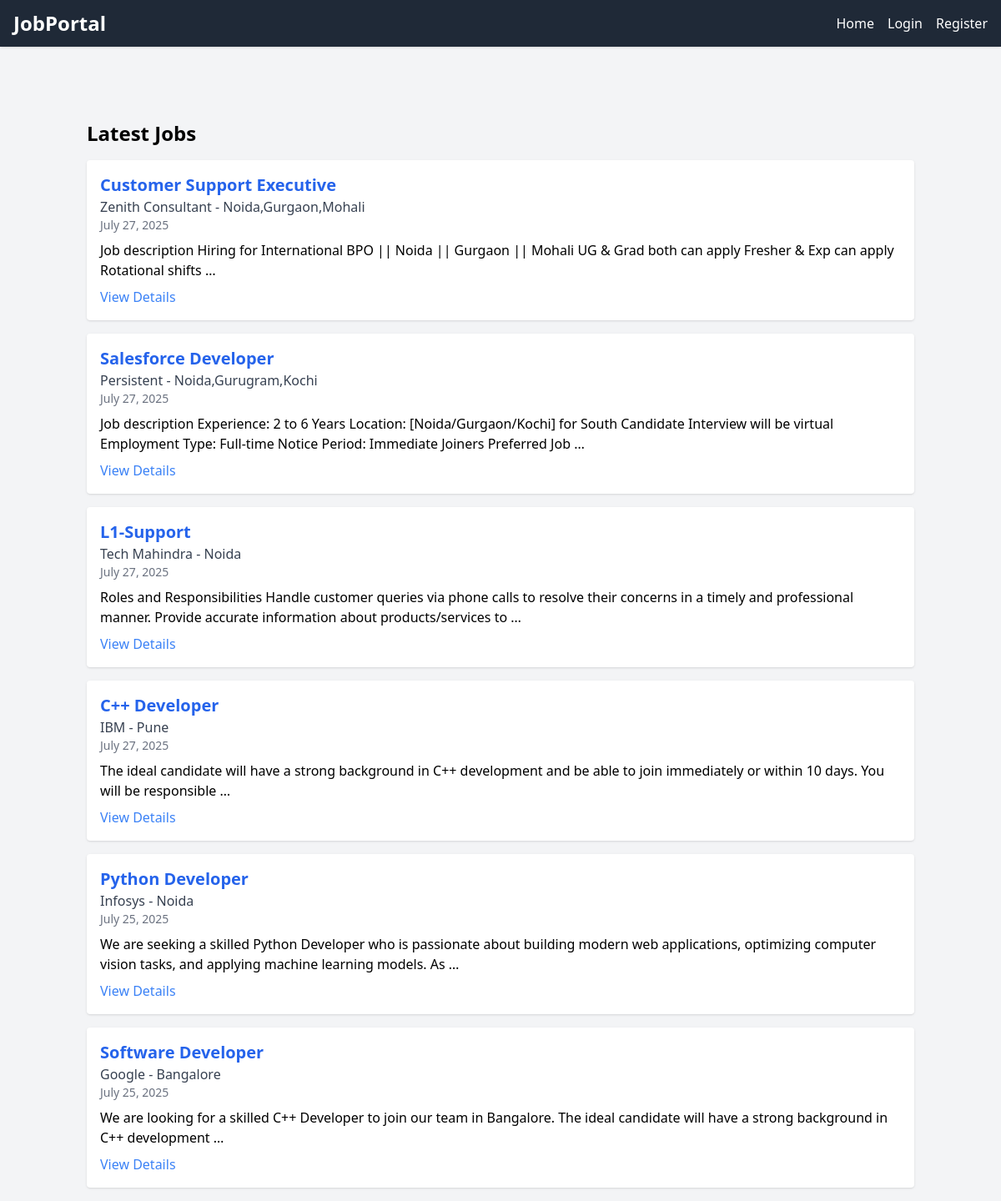
The page / on the database its author committed.
### jobs/models.py (models this page shows, shortened)
class JobPost(models.Model):
    title = models.CharField(max_length=255)
    company = models.CharField(max_length=255)
    location = models.CharField(max_length=255)
    description = models.TextField()
    posted_at = models.DateTimeField(auto_now_add=True)

### jobs/views.py (the view)
# urls.py: path('', JobListView.as_view(), name='job_list'),
class JobListView(ListView):
    model = JobPost
    template_name = 'jobs/job_list.html'
    context_object_name = 'jobs'
    paginate_by = 10
    def get_queryset(self):
        query = self.request.GET.get('q')
        if query:
            return JobPost.objects.filter(
                Q(title__icontains=query) | Q(description__icontains=query)
            ).order_by('-posted_at')  # Ensure consistent pagination
        return JobPost.objects.all().order_by('-posted_at')  # Order by latest first

### jobs/templates/jobs/job_list.html (shortened to what this page needs)
{% extends "base.html" %}
{% block content %}
<h2 class="text-2xl font-bold mb-4">Latest Jobs</h2>
{% for job in jobs %}
  <div class="bg-white p-4 rounded shadow mb-4">
    <h3 class="text-xl font-semibold text-blue-600">{{ job.title }}</h3>
    <p class="text-gray-700">{{ job.company }} - {{ job.location }}</p>
    <p class="text-sm text-gray-500">{{ job.posted_at|date:"F d, Y" }}</p>
    <p class="mt-2">{{ job.description|truncatewords:25 }}</p>
    <a href="{% url 'job_detail' job.pk %}" class="text-blue-500 mt-2 inline-block">View Details</a>
  </div>
{% empty %}
  <p>No jobs posted yet.</p>
{% endfor %}
{% endblock %}

### templates/base.html (shortened to what this page needs)
<!DOCTYPE html>
<html lang="en">
<head>
  {% load profile_extras %}
  <script src="https://cdn.tailwindcss.com"></script>
</head>
<body class="pt-16 bg-gray-100 font-sans leading-normal tracking-normal">
  <nav class="fixed top-0 left-0 w-full bg-gray-800 text-white px-4 py-3 flex items-center justify-between shadow z-50">
    <a href="{% url 'job_list' %}" class="text-2xl font-bold">JobPortal</a>
    <div class="hidden md:flex space-x-4 items-center">
      <a href="{% url 'job_list' %}" class="hover:text-yellow-400">Home</a>
      {% if user.is_authenticated %}
        {% if user|can_post_job %}
          <a href="{% url 'job_create' %}" class="px-3 py-2 hover:text-yellow-400">Post Job</a>
        {% endif %}
        {% if user.is_staff %}
          <a href="{% url 'pending_recruiters' %}" class="px-3 py-2 hover:text-yellow-400">Pending Recruiters</a>
        {% endif %}
        <div class="relative group">
          <button class="hover:text-yellow-400 focus:outline-none">Welcome, {{ user.username }} ⌄</button>
          <div class="absolute right-0 mt-2 w-40 bg-white text-black rounded shadow-lg z-10 opacity-0 invisible group-hover:opacity-100 group-hover:visible transition-all duration-200">
            <form method="POST" action="{% url 'logout' %}">
              {% csrf_token %}
              <button type="submit" class="block px-4 py-2 w-full text-left hover:bg-gray-100">Logout</button>
            </form>
          </div>
        </div>
      {% else %}
        <a href="{% url 'login' %}" class="hover:text-yellow-400">Login</a>
        <a href="{% url 'register' %}" class="hover:text-yellow-400">Register</a>
      {% endif %}
    </div>
  </nav>
<div class="container mx-auto pt-20 px-4">
    {% block content %}{% endblock %}
  </div>
</body>
</html>

### rows shown on the page
JobPost: title "Customer Support Executive", company "Zenith Consultant", location "Noida,Gurgaon,Mohali", posted_at "July 27, 2025", description "Job description Hiring for International BPO || Noida || Gurgaon || Mohali UG & Grad both can apply Fresher & Exp can apply Rotational shifts …"
JobPost: title "Salesforce Developer", company "Persistent", location "Noida,Gurugram,Kochi", posted_at "July 27, 2025", description "Job description Experience: 2 to 6 Years Location: [Noida/Gurgaon/Kochi] for South Candidate Interview will be virtual Employment Type: Full-time Notice Period: Immediate Joiners Preferred Job …"
JobPost: title "L1-Support", company "Tech Mahindra", location "Noida", posted_at "July 27, 2025", description "Roles and Responsibilities Handle customer queries via phone calls to resolve their concerns in a timely and professional manner. Provide accurate information about products/services to …"
JobPost: title "C++ Developer", company "IBM", location "Pune", posted_at "July 27, 2025", description "The ideal candidate will have a strong background in C++ development and be able to join immediately or within 10 days. You will be responsible …"
JobPost: title "Python Developer", company "Infosys", location "Noida", posted_at "July 25, 2025", description "We are seeking a skilled Python Developer who is passionate about building modern web applications, optimizing computer vision tasks, and applying machine learning models. As …"
JobPost: title "Software Developer", company "Google", location "Bangalore", posted_at "July 25, 2025", description "We are looking for a skilled C++ Developer to join our team in Bangalore. The ideal candidate will have a strong background in C++ development …"
